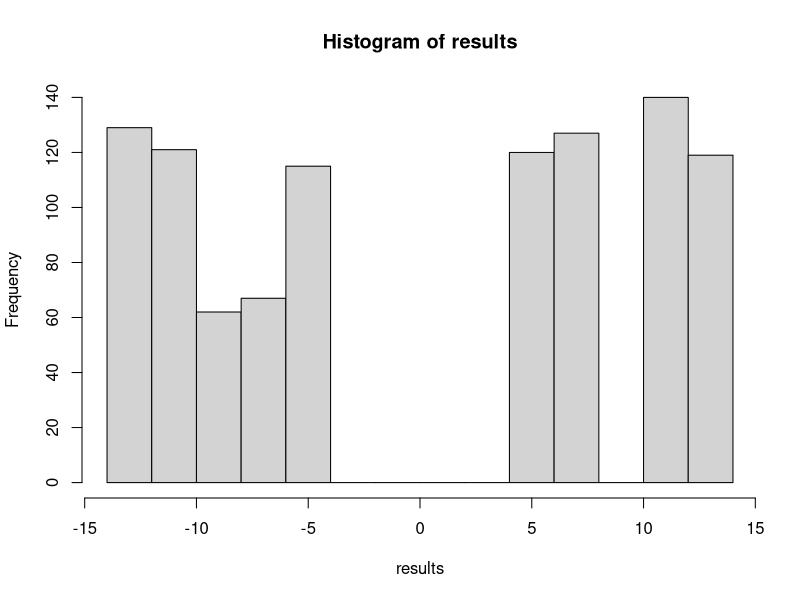
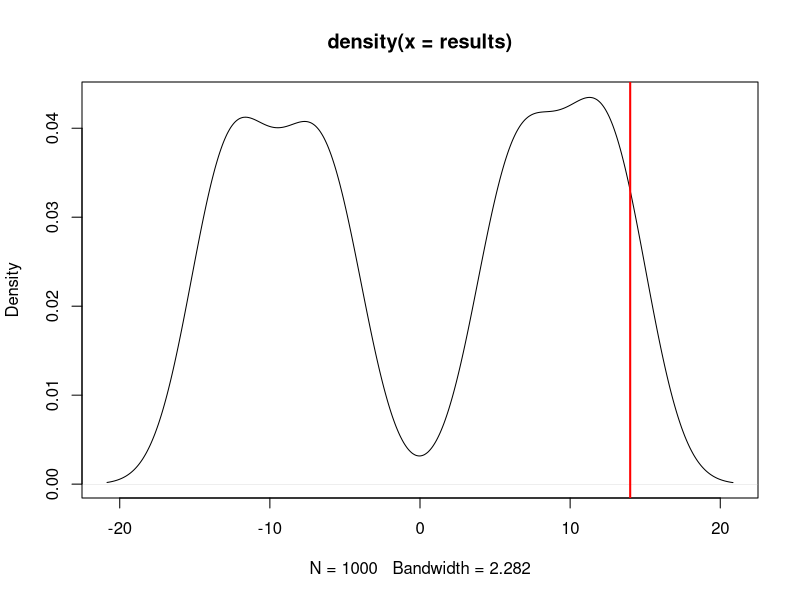

Write the R code that produced these figures, in order.
city.names <- c("A", "B", "C", "D", "E", "F", "G", "H")
observed.turnout = c(18, 30, 14, 52, 24, 29, 48, 49)

observed.diffmeans <- mean(observed.turnout[c(2,4,6,8)]) - 
  mean(observed.turnout[c(1,3,5,7)])

print(observed.diffmeans)

foo <- data.frame(city.names, observed.turnout)

foo

# Assignment function
assignment <- function() {
  # Four coin flips, establishing random assignment
  assig        <- foo[sample(1:2),]
  assig[3:4,]  <- foo[sample(3:4),]
  assig[5:6,]  <- foo[sample(5:6),]
  assig[7:8,]  <- foo[sample(7:8),]
  
  treatment.group   <- assig[c(1,3,5,7),]
  control.group     <- assig[c(2,4,6,8),]
  
  return(mean(c(treatment.group[,2])) - mean(c(control.group[,2])))
}

foo

# Iterating the Assignment function
iter.RI <- function(iterations = 1000) {
  for (i in 1:iterations) 
    storage.vector[i] <- assignment()
  return(storage.vector)
}

storage.vector <- NULL
results <- iter.RI()

# Exploring the results

quantile(results, prob = c(0.025, 0.975))

length(unique(results))

hist(results)
plot(density(results))
abline(v = observed.diffmeans, lwd = 2, col = "red")
print(observed.diffmeans)
